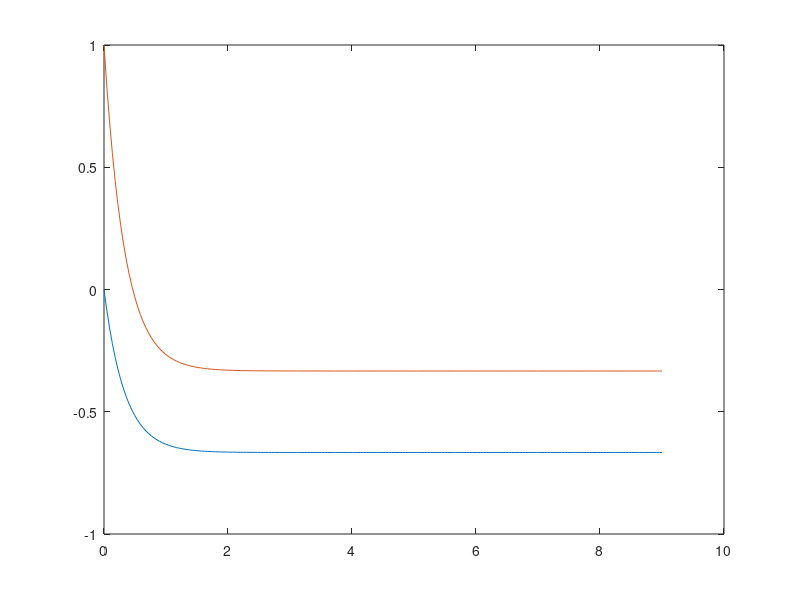

Reproduce this figure in MATLAB.
f1=@(x,y1,y2) y1-2*y2;
f2=@(x,y1,y2) 2*y1-4*y2;

x(1)=0;
y1(1)=0;
y2(1)=1;

n=200;
xf=9;
dx=(xf-x(1))/n;

for i=1:n
    x(i+1)=x(i)+dx; %#ok<SAGROW>
    k11=dx*f1(x(i),y1(i),y2(i));
    k21=dx*f2(x(i),y1(i),y2(i));

    k12=dx*f1(x(i)+1/2*dx,y1(i)+1/2*k11,y2(i)+1/2*k21);
    k22=dx*f2(x(i)+1/2*dx,y1(i)+1/2*k11,y2(i)+1/2*k21);

    y1(i+1)=y1(i)+k12; %#ok<SAGROW>
    y2(i+1)=y2(i)+k22; %#ok<SAGROW>
end

plot(x, y1); hold on;
plot(x, y2)